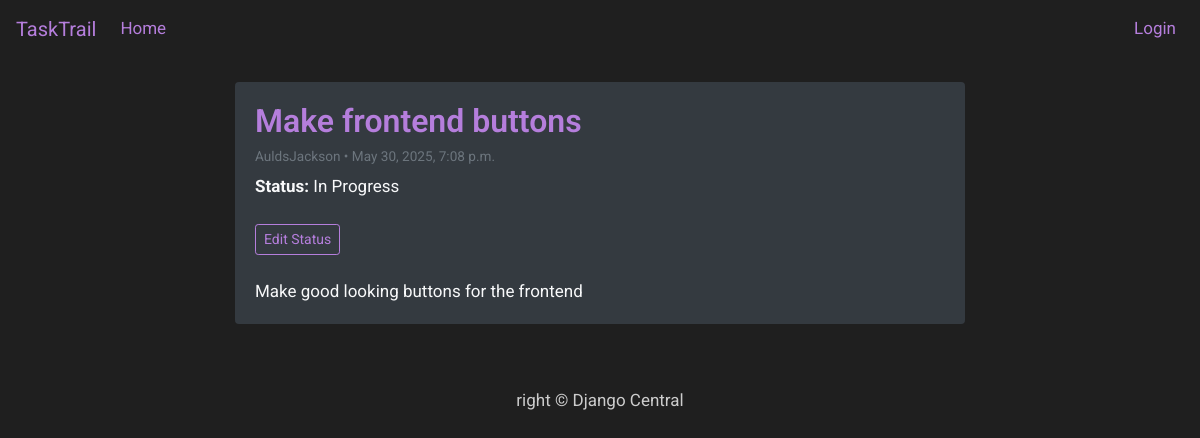
The page /make-frontend-buttons/ on the database as committed earlier.
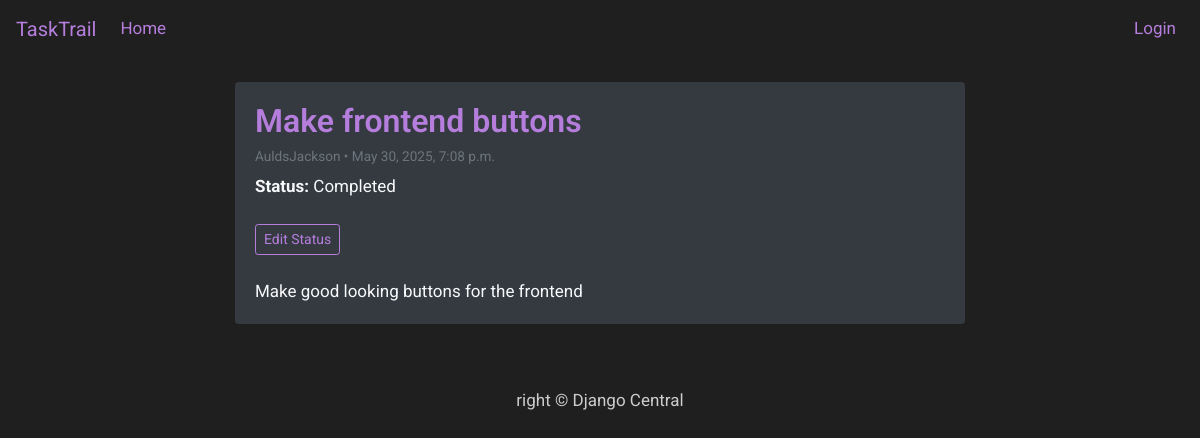
The same page on the database as committed later.
### TrailApp/models.py (models this page shows, shortened)
class Task(models.Model):
    title = models.CharField(max_length=200, unique=True)
    slug = models.SlugField(max_length=200, unique=True)
    author = models.ForeignKey(User, on_delete= models.CASCADE,related_name='task_posts')
    updated_on = models.DateTimeField(auto_now= True)
    content = models.TextField()
    created_on = models.DateTimeField(auto_now_add=True)
    status = models.IntegerField(choices=STATUS, default=0)
    due = models.DateField()
    taskstatus = models.IntegerField(choices=TASKSTATUS, default=0)
    class Meta:
        ordering = ['-created_on']

### TrailApp/views.py (the view)
# urls.py: path('<slug:slug>/', views.TaskDetail.as_view(), name='task_detail'),
class TaskDetail(generic.DetailView):
    model = Task
    template_name = 'task_detail.html'

### templates/task_detail.html
{% extends 'base.html' %}
{% block content %}
<div class="container py-4">
  <div class="row">
    <div class="col-md-10 col-lg-8 mx-auto">
      <div class="card mb-4 shadow-sm rounded border-0 bg-dark text-light">
        <div class="card-body">
          <h2 class="card-title text-lavender">{{ object.title }}</h2>
          <p class="card-subtitle mb-2 text-muted small">
            {{ object.author }} • {{ object.created_on }}
          </p>
          <p class="mb-3"><strong>Status:</strong> {{ object.get_taskstatus_display }}</p>
          <a href="{% url 'update_task_status' object.pk %}" class="btn btn-outline-light btn-sm mt-2">
            Edit Status
          </a>
          <div class="card-text mt-4">
            {{ object.content|safe }}
          </div>
        </div>
      </div>
    </div>
  </div>
</div>
{% endblock content %}

Rows that differ between the two databases and show on the page:
changed Task "Make frontend buttons": taskstatus "In Progress" → "Completed"
